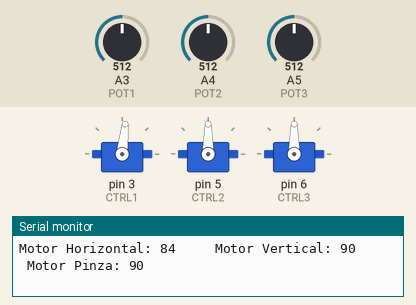
Simulated run of this sketch. Board: Arduino Uno, built with avr-gcc and run on an emulated ATmega328P. On the bench: 3 × servo, the last lines printed to the serial monitor. The inputs (shaded band) are chosen by the test bench; at power-on: A3 (POT1) = 512, A4 (POT2) = 512, A5 (POT3) = 512.

Above: at 1.2 s.
1.3 s: A3 (POT1) set to 716
At 2.3 s:
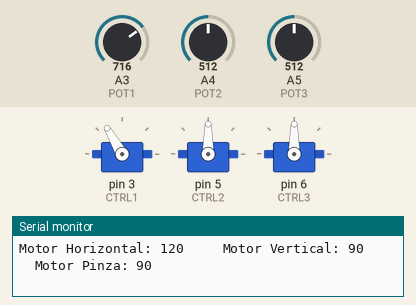
2.8 s: A4 (POT2) set to 716
At 4.1 s:
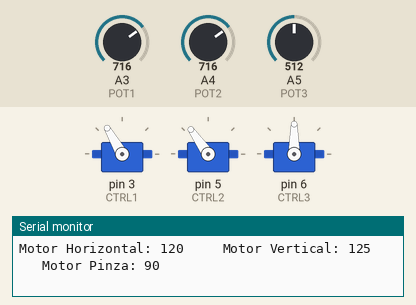
4.4 s: A5 (POT3) set to 62
At 5.5 s:
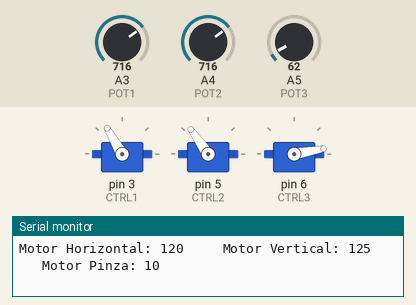
5.9 s: A5 (POT3) set to 53
At 6.6 s:
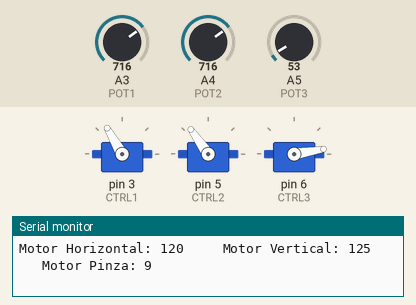
8.9 s: A5 (POT3) set to 122
10.5 s: A3 (POT1) set to 621
At 11.7 s:
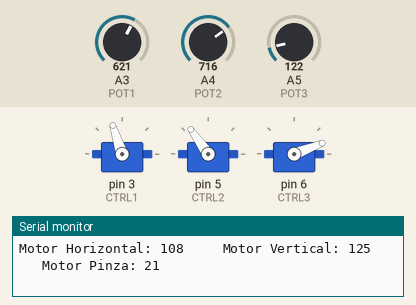
12.0 s: A3 (POT1) set to 596
At 12.8 s:
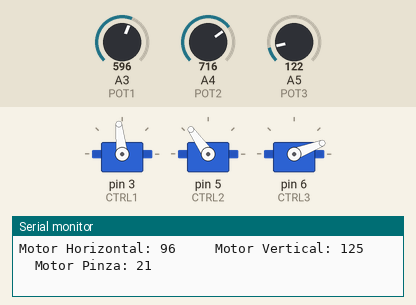
Timing chart, 0 to 14.5 s (numbered marks = the images above; inputs shaded):
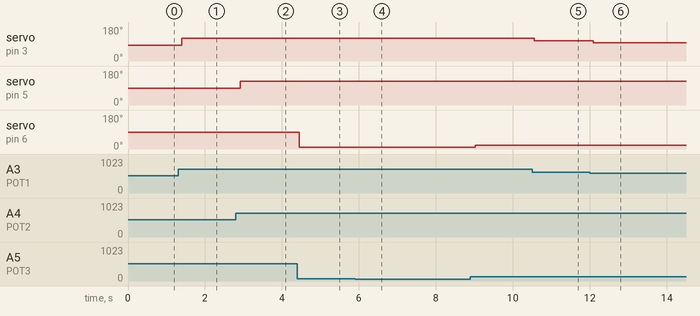

Measured:
- the behaviour switches between 614 and 613 on A3 (POT1) (found by bisection; images 5 and 6)
- after the input at 1.3 s, servo on pin 3 (CTRL1): 84° → 120° after 0.09 s
- after the input at 2.8 s, servo on pin 5 (CTRL2): 90° → 125° after 0.11 s
- after the input at 4.4 s, servo on pin 6 (CTRL3): 90° → 10° after 0.05 s
- after the input at 5.9 s, servo on pin 6 (CTRL3): 10° → 9° after 0.08 s
- after the input at 8.9 s, servo on pin 6 (CTRL3): 9° → 21° after 0.12 s
- after the input at 10.5 s, servo on pin 3 (CTRL1): 120° → 108° after 0.06 s
- after the input at 12.0 s, servo on pin 3 (CTRL1): 108° → 96° after 0.09 s

The sketch:

tres_servos_con_potenciometros.ino
```cpp
/*
* Prueba del funcionamiento de tres servomotores
* cada  uno de ellos estan controlados por un potenciometro
* en este caso se simulaba el funcionmiento de una garra robotica
* por lo que cada servo debia tener una precision distinta
* el servo horizontal tiene una precisión de 12°; El servo
* vertical de 5° y el servo de la pinza una precision de 0.5°.
* Todo esto es reactivo como maximo 8 veces por segundo para evitar
* daños en los engranages de los servomotores.
*
* Pnciomeotetro horizontal PIN: A3
* Pnciomeotetro vertical PIN: A4
* Pnciomeotetro pinza PIN: A5
*
* Rey Mirón Brais
*
* 08 / 05 / 2025
*/
// Comando para añadir libreria Servo.h
#include <Servo.h>

// Definicion de los pines de entrada de cada servo
#define CTRL1 3
#define CTRL2 5
#define CTRL3 6
// Definicion de los pines de entrada de cada potenciómetro
#define POT1 A3
#define POT2 A4
#define POT3 A5

// Definir valores enteros (int)
int estado1 = 0;
int estado2 = 0;
int estado3 = 0;
int valor = 0;
Servo motorH;
Servo motorV;
Servo motorP;

void setup(){
  motorH.attach(CTRL1);
  motorV.attach(CTRL2);
  motorP.attach(CTRL3);
  motorH.write(0); // Posicionar servomotores en 0º
  motorV.write(0);
  motorP.write(0);
  Serial.begin(9600); // Activación del monitor serie
}
void loop(){
  estado1 = analogRead(POT1); // Leer potenciometro1 y guardar valor en estado1
  int valorA = map(estado1, 0, 1023, 0, 15); // Mapear y hacer grupos de 12° (0-180°)
  valorA = valorA * 12;
  motorH.write(valorA); // Ecribir valorA como valor de salida al motorH
  estado2 = analogRead(POT2); // Leer potenciometro2 y guardar valor en estado2
  int valorB = map(estado2, 0, 1023, 0, 36); // Mapear y hacer grupos de 5° (0-180°)
  valorB = valorB * 5;
  motorV.write(valorB); // Ecribir valorB como valor de salida al motorV
  estado3 = analogRead(POT3); // Leer potenciometro3 y guardar valor en estado3
  int valorC = map(estado3, 0, 1023, 0, 360); // Mapear y hacer grupos de 0.5° (0-180°)
  valorC = valorC * 0.5;
  motorP.write(valorC); // Ecribir valorC como valor de salida al motorP
  //Sacar por monitor serie valores de las salidas
  Serial.print("Motor Horizontal: "); Serial.print(valorA); Serial.print("     ");
  Serial.print("Motor Vertical: "); Serial.print(valorB); Serial.print("     ");
  Serial.print("Motor Pinza: "); Serial.println(valorC);
  delay(125); // Retardo para non dañar os servos
}
```
